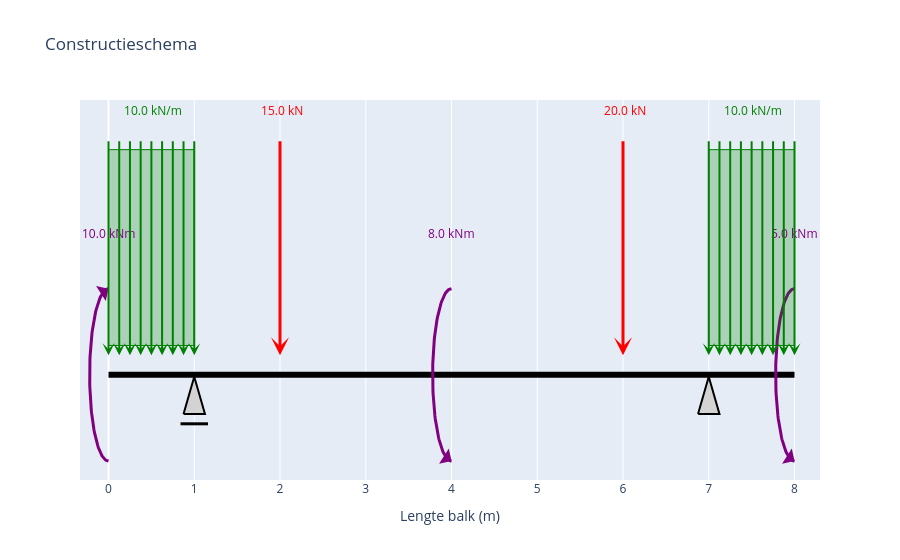

Notebook source saved alongside this figure:
### Code cell
# --- toon de figuren ---
fig_schema = maak_constructieschema_plotly()
fig_schema.show()

### Figure 1 — Plotly figure (JSON) as saved in the notebook; plotly's stock layout.template omitted (floating-point values rounded to 4 significant figures)
{"data": [{"hoverinfo": "skip", "line": {"color": "black", "width": 6}, "mode": "lines", "type": "scatter", "x": [0, 8], "y": [0, 0]}, {"fill": "toself", "fillcolor": "lightgray", "hoverinfo": "skip", "line": {"color": "black", "width": 2}, "mode": "lines", "opacity": 1, "type": "scatter", "x": [0.875, 1.125, 1, 0.875], "y": [-0.2, -0.2, -0.01, -0.2]}, {"hoverinfo": "skip", "line": {"color": "black", "width": 3}, "mode": "lines", "type": "scatter", "x": [0.84, 1.16], "y": [-0.25, -0.25]}, {"fill": "toself", "fillcolor": "lightgray", "hoverinfo": "skip", "line": {"color": "black", "width": 2}, "mode": "lines", "opacity": 1, "type": "scatter", "x": [6.875, 7.125, 7, 6.875], "y": [-0.2, -0.2, -0.01, -0.2]}, {"hoverinfo": "skip", "line": {"color": "purple", "width": 3}, "mode": "lines", "type": "scatter", "x": [-4.041e-17, -0.008746, -0.01748, -0.02618, -0.03485, -0.04346, -0.052, -0.06045, -0.06882, -0.07707, -0.0852, -0.0932, -0.101, -0.1087, -0.1163, -0.1236, -0.1307, -0.1377, -0.1444, -0.1509, -0.1571, -0.1631, -0.1688, -0.1743, -0.1795, -0.1844, -0.1891, -0.1934, -0.1974, -0.2011, -0.2045, -0.2076, -0.2103, -0.2127, -0.2148, -0.2165, -0.2179, -0.2189, -0.2196, -0.22, -0.22, -0.2196, -0.2189, -0.2179, -0.2165, -0.2148, -0.2127, -0.2103, -0.2076, -0.2045, -0.2011, -0.1974, -0.1934, -0.1891, -0.1844, -0.1795, -0.1743, -0.1688, -0.1631, -0.1571, -0.1509, -0.1444, -0.1377, -0.1307, -0.1236, -0.1163, -0.1087, -0.101, -0.0932, -0.0852, -0.07707, -0.06882, -0.06045, -0.052, -0.04346, -0.03485, -0.02618, -0.01748, -0.008746, 1.347e-17], "y": [-0.44, -0.4397, -0.4386, -0.4369, -0.4344, -0.4313, -0.4275, -0.4231, -0.4179, -0.4121, -0.4057, -0.3986, -0.3908, -0.3825, -0.3736, -0.364, -0.3539, -0.3432, -0.332, -0.3203, -0.308, -0.2953, -0.2821, -0.2684, -0.2544, -0.2399, -0.225, -0.2098, -0.1943, -0.1784, -0.1623, -0.1459, -0.1293, -0.1125, -0.09547, -0.07832, -0.06104, -0.04367, -0.02623, -0.008748, 0.008748, 0.02623, 0.04367, 0.06104, 0.07832, 0.09547, 0.1125, 0.1293, 0.1459, 0.1623, 0.1784, 0.1943, 0.2098, 0.225, 0.2399, 0.2544, 0.2684, 0.2821, 0.2953, 0.308, 0.3203, 0.332, 0.3432, 0.3539, 0.364, 0.3736, 0.3825, 0.3908, 0.3986, 0.4057, 0.4121, 0.4179, 0.4231, 0.4275, 0.4313, 0.4344, 0.4369, 0.4386, 0.4397, 0.44]}, {"hoverinfo": "skip", "line": {"color": "purple", "width": 3}, "mode": "lines", "type": "scatter", "x": [8, 7.991, 7.983, 7.974, 7.965, 7.957, 7.948, 7.94, 7.931, 7.923, 7.915, 7.907, 7.899, 7.891, 7.884, 7.876, 7.869, 7.862, 7.856, 7.849, 7.843, 7.837, 7.831, 7.826, 7.82, 7.816, 7.811, 7.807, 7.803, 7.799, 7.796, 7.792, 7.79, 7.787, 7.785, 7.784, 7.782, 7.781, 7.78, 7.78, 7.78, 7.78, 7.781, 7.782, 7.784, 7.785, 7.787, 7.79, 7.792, 7.796, 7.799, 7.803, 7.807, 7.811, 7.816, 7.82, 7.826, 7.831, 7.837, 7.843, 7.849, 7.856, 7.862, 7.869, 7.876, 7.884, 7.891, 7.899, 7.907, 7.915, 7.923, 7.931, 7.94, 7.948, 7.957, 7.965, 7.974, 7.983, 7.991, 8], "y": [0.44, 0.4397, 0.4386, 0.4369, 0.4344, 0.4313, 0.4275, 0.4231, 0.4179, 0.4121, 0.4057, 0.3986, 0.3908, 0.3825, 0.3736, 0.364, 0.3539, 0.3432, 0.332, 0.3203, 0.308, 0.2953, 0.2821, 0.2684, 0.2544, 0.2399, 0.225, 0.2098, 0.1943, 0.1784, 0.1623, 0.1459, 0.1293, 0.1125, 0.09547, 0.07832, 0.06104, 0.04367, 0.02623, 0.008748, -0.008748, -0.02623, -0.04367, -0.06104, -0.07832, -0.09547, -0.1125, -0.1293, -0.1459, -0.1623, -0.1784, -0.1943, -0.2098, -0.225, -0.2399, -0.2544, -0.2684, -0.2821, -0.2953, -0.308, -0.3203, -0.332, -0.3432, -0.3539, -0.364, -0.3736, -0.3825, -0.3908, -0.3986, -0.4057, -0.4121, -0.4179, -0.4231, -0.4275, -0.4313, -0.4344, -0.4369, -0.4386, -0.4397, -0.44]}, {"hoverinfo": "skip", "line": {"color": "purple", "width": 3}, "mode": "lines", "type": "scatter", "x": [4, 3.991, 3.983, 3.974, 3.965, 3.957, 3.948, 3.94, 3.931, 3.923, 3.915, 3.907, 3.899, 3.891, 3.884, 3.876, 3.869, 3.862, 3.856, 3.849, 3.843, 3.837, 3.831, 3.826, 3.82, 3.816, 3.811, 3.807, 3.803, 3.799, 3.796, 3.792, 3.79, 3.787, 3.785, 3.784, 3.782, 3.781, 3.78, 3.78, 3.78, 3.78, 3.781, 3.782, 3.784, 3.785, 3.787, 3.79, 3.792, 3.796, 3.799, 3.803, 3.807, 3.811, 3.816, 3.82, 3.826, 3.831, 3.837, 3.843, 3.849, 3.856, 3.862, 3.869, 3.876, 3.884, 3.891, 3.899, 3.907, 3.915, 3.923, 3.931, 3.94, 3.948, 3.957, 3.965, 3.974, 3.983, 3.991, 4], "y": [0.44, 0.4397, 0.4386, 0.4369, 0.4344, 0.4313, 0.4275, 0.4231, 0.4179, 0.4121, 0.4057, 0.3986, 0.3908, 0.3825, 0.3736, 0.364, 0.3539, 0.3432, 0.332, 0.3203, 0.308, 0.2953, 0.2821, 0.2684, 0.2544, 0.2399, 0.225, 0.2098, 0.1943, 0.1784, 0.1623, 0.1459, 0.1293, 0.1125, 0.09547, 0.07832, 0.06104, 0.04367, 0.02623, 0.008748, -0.008748, -0.02623, -0.04367, -0.06104, -0.07832, -0.09547, -0.1125, -0.1293, -0.1459, -0.1623, -0.1784, -0.1943, -0.2098, -0.225, -0.2399, -0.2544, -0.2684, -0.2821, -0.2953, -0.308, -0.3203, -0.332, -0.3432, -0.3539, -0.364, -0.3736, -0.3825, -0.3908, -0.3986, -0.4057, -0.4121, -0.4179, -0.4231, -0.4275, -0.4313, -0.4344, -0.4369, -0.4386, -0.4397, -0.44]}], "layout": {"annotations": [{"arrowcolor": "red", "arrowhead": 3, "arrowsize": 1, "arrowwidth": 3, "ax": 2, "axref": "x", "ay": 1.2, "ayref": "y", "showarrow": true, "text": "", "x": 2, "xref": "x", "y": 0.1, "yref": "y"}, {"font": {"color": "red"}, "showarrow": false, "text": " 15.0 kN", "x": 2, "y": 1.35}, {"arrowcolor": "red", "arrowhead": 3, "arrowsize": 1, "arrowwidth": 3, "ax": 6, "axref": "x", "ay": 1.2, "ayref": "y", "showarrow": true, "text": "", "x": 6, "xref": "x", "y": 0.1, "yref": "y"}, {"font": {"color": "red"}, "showarrow": false, "text": " 20.0 kN", "x": 6, "y": 1.35}, {"arrowcolor": "purple", "arrowhead": 1, "arrowsize": 1, "arrowwidth": 3, "ax": -0.06045, "axref": "x", "ay": 0.4231, "ayref": "y", "showarrow": true, "text": "", "x": 1.347e-17, "xref": "x", "y": 0.44, "yref": "y"}, {"font": {"color": "purple"}, "showarrow": false, "text": "10.0 kNm", "x": 0, "y": 0.72}, {"arrowcolor": "purple", "arrowhead": 1, "arrowsize": 1, "arrowwidth": 3, "ax": 7.94, "axref": "x", "ay": -0.4231, "ayref": "y", "showarrow": true, "text": "", "x": 8, "xref": "x", "y": -0.44, "yref": "y"}, {"font": {"color": "purple"}, "showarrow": false, "text": "5.0 kNm", "x": 8, "y": 0.72}, {"arrowcolor": "purple", "arrowhead": 1, "arrowsize": 1, "arrowwidth": 3, "ax": 3.94, "axref": "x", "ay": -0.4231, "ayref": "y", "showarrow": true, "text": "", "x": 4, "xref": "x", "y": -0.44, "yref": "y"}, {"font": {"color": "purple"}, "showarrow": false, "text": "8.0 kNm", "x": 4, "y": 0.72}, {"arrowcolor": "green", "arrowhead": 3, "arrowsize": 1, "arrowwidth": 2, "ax": 0, "axref": "x", "ay": 1.2, "ayref": "y", "showarrow": true, "text": "", "x": 0, "xref": "x", "y": 0.1, "yref": "y"}, {"arrowcolor": "green", "arrowhead": 3, "arrowsize": 1, "arrowwidth": 2, "ax": 0.125, "axref": "x", "ay": 1.2, "ayref": "y", "showarrow": true, "text": "", "x": 0.125, "xref": "x", "y": 0.1, "yref": "y"}, {"arrowcolor": "green", "arrowhead": 3, "arrowsize": 1, "arrowwidth": 2, "ax": 0.25, "axref": "x", "ay": 1.2, "ayref": "y", "showarrow": true, "text": "", "x": 0.25, "xref": "x", "y": 0.1, "yref": "y"}, {"arrowcolor": "green", "arrowhead": 3, "arrowsize": 1, "arrowwidth": 2, "ax": 0.375, "axref": "x", "ay": 1.2, "ayref": "y", "showarrow": true, "text": "", "x": 0.375, "xref": "x", "y": 0.1, "yref": "y"}, {"arrowcolor": "green", "arrowhead": 3, "arrowsize": 1, "arrowwidth": 2, "ax": 0.5, "axref": "x", "ay": 1.2, "ayref": "y", "showarrow": true, "text": "", "x": 0.5, "xref": "x", "y": 0.1, "yref": "y"}, {"arrowcolor": "green", "arrowhead": 3, "arrowsize": 1, "arrowwidth": 2, "ax": 0.625, "axref": "x", "ay": 1.2, "ayref": "y", "showarrow": true, "text": "", "x": 0.625, "xref": "x", "y": 0.1, "yref": "y"}, {"arrowcolor": "green", "arrowhead": 3, "arrowsize": 1, "arrowwidth": 2, "ax": 0.75, "axref": "x", "ay": 1.2, "ayref": "y", "showarrow": true, "text": "", "x": 0.75, "xref": "x", "y": 0.1, "yref": "y"}, {"arrowcolor": "green", "arrowhead": 3, "arrowsize": 1, "arrowwidth": 2, "ax": 0.875, "axref": "x", "ay": 1.2, "ayref": "y", "showarrow": true, "text": "", "x": 0.875, "xref": "x", "y": 0.1, "yref": "y"}, {"arrowcolor": "green", "arrowhead": 3, "arrowsize": 1, "arrowwidth": 2, "ax": 1, "axref": "x", "ay": 1.2, "ayref": "y", "showarrow": true, "text": "", "x": 1, "xref": "x", "y": 0.1, "yref": "y"}, {"font": {"color": "green"}, "showarrow": false, "text": " 10.0 kN/m", "x": 0.5, "y": 1.35}, {"arrowcolor": "green", "arrowhead": 3, "arrowsize": 1, "arrowwidth": 2, "ax": 7, "axref": "x", "ay": 1.2, "ayref": "y", "showarrow": true, "text": "", "x": 7, "xref": "x", "y": 0.1, "yref": "y"}, {"arrowcolor": "green", "arrowhead": 3, "arrowsize": 1, "arrowwidth": 2, "ax": 7.125, "axref": "x", "ay": 1.2, "ayref": "y", "showarrow": true, "text": "", "x": 7.125, "xref": "x", "y": 0.1, "yref": "y"}, {"arrowcolor": "green", "arrowhead": 3, "arrowsize": 1, "arrowwidth": 2, "ax": 7.25, "axref": "x", "ay": 1.2, "ayref": "y", "showarrow": true, "text": "", "x": 7.25, "xref": "x", "y": 0.1, "yref": "y"}, {"arrowcolor": "green", "arrowhead": 3, "arrowsize": 1, "arrowwidth": 2, "ax": 7.375, "axref": "x", "ay": 1.2, "ayref": "y", "showarrow": true, "text": "", "x": 7.375, "xref": "x", "y": 0.1, "yref": "y"}, {"arrowcolor": "green", "arrowhead": 3, "arrowsize": 1, "arrowwidth": 2, "ax": 7.5, "axref": "x", "ay": 1.2, "ayref": "y", "showarrow": true, "text": "", "x": 7.5, "xref": "x", "y": 0.1, "yref": "y"}, {"arrowcolor": "green", "arrowhead": 3, "arrowsize": 1, "arrowwidth": 2, "ax": 7.625, "axref": "x", "ay": 1.2, "ayref": "y", "showarrow": true, "text": "", "x": 7.625, "xref": "x", "y": 0.1, "yref": "y"}, {"arrowcolor": "green", "arrowhead": 3, "arrowsize": 1, "arrowwidth": 2, "ax": 7.75, "axref": "x", "ay": 1.2, "ayref": "y", "showarrow": true, "text": "", "x": 7.75, "xref": "x", "y": 0.1, "yref": "y"}, {"arrowcolor": "green", "arrowhead": 3, "arrowsize": 1, "arrowwidth": 2, "ax": 7.875, "axref": "x", "ay": 1.2, "ayref": "y", "showarrow": true, "text": "", "x": 7.875, "xref": "x", "y": 0.1, "yref": "y"}, {"arrowcolor": "green", "arrowhead": 3, "arrowsize": 1, "arrowwidth": 2, "ax": 8, "axref": "x", "ay": 1.2, "ayref": "y", "showarrow": true, "text": "", "x": 8, "xref": "x", "y": 0.1, "yref": "y"}, {"font": {"color": "green"}, "showarrow": false, "text": " 10.0 kN/m", "x": 7.5, "y": 1.35}], "autosize": true, "shapes": [{"fillcolor": "rgba(0,128,0,0.25)", "line": {"color": "green", "width": 1}, "type": "rect", "x0": 0, "x1": 1, "y0": 0.15, "y1": 1.15}, {"fillcolor": "rgba(0,128,0,0.25)", "line": {"color": "green", "width": 1}, "type": "rect", "x0": 7, "x1": 8, "y0": 0.15, "y1": 1.15}], "showlegend": false, "title": {"text": "Constructieschema"}, "xaxis": {"autorange": true, "dtick": 1, "range": [-0.2852, 8.254], "title": {"text": "Lengte balk (m)"}, "type": "linear"}, "yaxis": {"autorange": true, "range": [-0.5398, 1.455], "showgrid": false, "showticklabels": false, "title": {}, "type": "linear", "zeroline": false}}}
